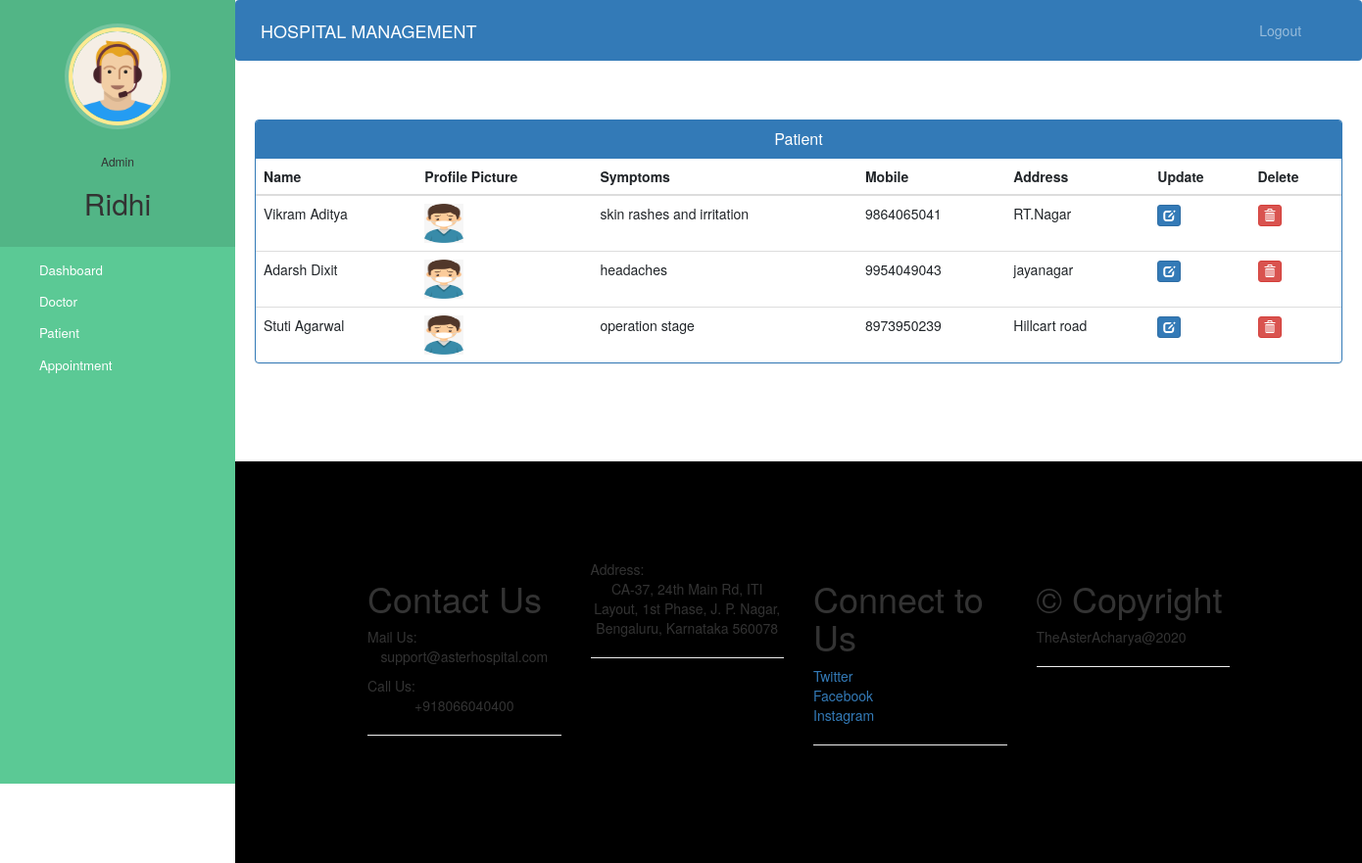
The page /admin-view-patient (signed in) on the database its author committed.
### hospital/models.py (models this page shows, shortened)
class Patient(models.Model):
    user=models.OneToOneField(User,on_delete=models.CASCADE)
    profile_pic= models.ImageField(upload_to='profile_pic/PatientProfilePic/',null=True,blank=True)
    address = models.CharField(max_length=40)
    mobile = models.CharField(max_length=20,null=False)
    symptoms = models.CharField(max_length=100,null=False)
    assignedDoctorId = models.PositiveIntegerField(null=True)
    admitDate=models.DateField(auto_now=True)
    status=models.BooleanField(default=False)
    @property
    def get_name(self):
        return self.user.first_name+" "+self.user.last_name

### hospital/views.py (the view)
# urls.py: path('admin-view-patient', views.admin_view_patient_view,name='admin-view-patient'),
@login_required(login_url='adminlogin')
@user_passes_test(is_admin)
def admin_view_patient_view(request):
    patients=models.Patient.objects.all().filter(status=True)
    return render(request,'hospital/admin_view_patient.html',{'patients':patients})

### hospital/views.py (called while the page is built)
def is_admin(user):
    return user.groups.filter(name='ADMIN').exists()

### templates/hospital/admin_view_patient.html (shortened to what this page needs)
{% extends 'hospital/admin_base.html' %}
{% block content %}
{%load static%}
<head>
  <link href="//netdna.bootstrapcdn.com/bootstrap/3.0.0/css/bootstrap.min.css" rel="stylesheet" id="bootstrap-css">
</head>
<div class="container">
  <div class="panel panel-primary">
    <div class="panel-heading">
      <h6 class="panel-title">Patient</h6>
    </div>
    <table class="table table-hover" id="dev-table">
      <thead>
        <tr>
          <th>Name</th>
          <th>Profile Picture</th>
          <th>Symptoms</th>
          <th>Mobile</th>
          <th>Address</th>
          <th>Update</th>
          <th>Delete</th>
        </tr>
      </thead>
      {% for p in patients %}
      <tr>
        <td> {{p.get_name}}</td>
        <td> <img src="{% static p.profile_pic.url %}" alt="Profile Pic" height="40px" width="40px" /></td>
        <td>{{p.symptoms}}</td>
        <td>{{p.mobile}}</td>
        <td>{{p.address}}</td>
        <td><a class="btn btn-primary btn-xs" href="{% url 'update-patient' p.id  %}"><span class="glyphicon glyphicon-edit"></span></a></td>
        <td><a class="btn btn-danger btn-xs" href="{% url 'delete-patient-from-hospital' p.id  %}"><span class="glyphicon glyphicon-trash"></span></a></td>
      </tr>
      {% endfor %}
    </table>
  </div>
</div>
{% endblock content %}

### templates/hospital/admin_base.html (shortened to what this page needs)
<!DOCTYPE html>
{% load static %}
<html lang="en">
<head>
  <link rel="stylesheet" href="https://stackpath.bootstrapcdn.com/bootstrap/4.3.1/css/bootstrap.min.css">
  <link rel="stylesheet" href="https://maxcdn.bootstrapcdn.com/font-awesome/4.7.0/css/font-awesome.min.css">
  <link rel="stylesheet" href="{% static '/style.css' %}">
</head>
<body>
  <nav class="menu" tabindex="0">
    <header class="avatar">
      <img src="{% static "images/adminpropic.png" %}" />
      <br><br>
      <h6>Admin</h6>
      <h2>{{request.user.first_name}}</h2>
    </header>
    <ul>
      <li tabindex="0" class="icon-dashboard"> <a style="color:white; text-decoration:none;" href="/admin-dashboard"><span>Dashboard</span></a> </li>
      <li tabindex="0" class="icon-customers"> <a style="color:white; text-decoration:none;" href="/admin-doctor"><span>Doctor</span></a></li>
      <li tabindex="0" class="icon-users"> <a style="color:white; text-decoration:none;" href="/admin-patient"><span>Patient</span></a></li>
      <li tabindex="0" class="icon-calendar"> <a style="color:white; text-decoration:none;" href="/admin-appointment"><span>Appointment</span></a></li>
    </ul>
  </nav>
  <main>
    <div class="bs-example">
      <nav class="navbar navbar-expand-md  navbar-dark fixed-top" style="background:#337AB7;">
        <a href="/admin-dashboard" class="navbar-brand">HOSPITAL MANAGEMENT</a>
        <div class="collapse navbar-collapse justify-content-between" id="navbarCollapse">
          <div class="navbar-nav" style=" margin-left: 90%;">
            <a href="/logout" class="nav-item nav-link">Logout</a>
          </div>
        </div>
      </nav>
    </div>
    <br><br>
    {% block content %}
    {% endblock content %}
    <br><br><br><br>
    <footer>
      <div class="container">
        <div class="row">
      <section id="Contact" class="col-12 col-sm-6 col-md-4 col-lg-3">
        <h1>Contact Us</h1>
          <span>Mail Us:</span><br>
        <p>support@asterhospital.com</p>
        <span>Call Us:</span><br>
          <p>+918066040400</p><hr>
      </section>
      <section id="Store" class="col-12 col-sm-6 col-md-4 col-lg-3">
        <span>Address:</span><br>
          <p>CA-37, 24th Main Rd, ITI Layout, 1st Phase, J. P. Nagar, Bengaluru, Karnataka 560078</p><hr>
      </section>
      <section id="Connect" class="col-12 col-sm-6 col-md-4 col-lg-3">
        <h1>Connect to Us</h1>
          <span><a href="#">Twitter</a></span><br>
          <span><a href="#">Facebook</a></span><br>
          <span><a href="#">Instagram</a></span><br><hr>
      </section>
      <section id="Connect" class="col-12 col-sm-6 col-md-4 col-lg-3">
        <h1>&copy; Copyright</h1>
          <span>TheAsterAcharya@2020</span><br><hr>
      </section>
        </div>
      </div>
    </footer>
  </main>
</body>
</html>

### static/style.css (style rules this page uses)
body { padding-left: 240px; }
main { position: relative; height: 100vh; }
.menu { background: #5bc995; height: 100vh; width: 240px; position: fixed; top: 0px; left: 0; z-index: 5; outline: none; }
.menu .avatar { background: rgba(0, 0, 0, 0.1); padding: 2em 0.5em; text-align: center; }
.menu .avatar img { width: 100px; border-radius: 50%; overflow: hidden; border: 4px solid #ffea92; box-shadow: 0 0 0 4px rgba(255, 255, 255, 0.2); }
.menu .avatar h2 { font-weight: normal; margin-bottom: 0; }
.menu ul { list-style: none; padding: 0.5em 0; margin: 0; }
.menu ul li { padding: 0.5em 1em 0.5em 3em; font-size: 0.95em; font-weight: regular; background-repeat: no-repeat; background-position: left 15px center; background-size: auto 20px; transition: all 0.15s linear; cursor: pointer; }
.menu ul li.icon-dashboard { background-image: url("http://www.entypo.com/images//gauge.svg"); }
.menu ul li.icon-customers { background-image: url("http://www.entypo.com/images//briefcase.svg"); }
.menu ul li.icon-users { background-image: url("http://www.entypo.com/images//users.svg"); }
.menu ul li.icon-calendar { background-image: url("http://www.entypo.com/images//calendar.svg"); }

### templates/hospital/admin_base.html (style rules this page uses)
a:link { text-decoration: none; }
a { color: white; }
footer { padding: 0px 0px 0px 0px; background-color: black; margin: 0px; }
p { text-align: center; }
body { padding-left: 240px; }
main { position: relative; height: 100vh; }
.menu { background: #5bc995; height: 100vh; width: 240px; position: fixed; top: 0px; left: 0; z-index: 5; outline: none; }
.menu .avatar { background: rgba(0, 0, 0, 0.1); padding: 2em 0.5em; text-align: center; }
.menu .avatar img { width: 100px; border-radius: 50%; overflow: hidden; border: 4px solid #ffea92; box-shadow: 0 0 0 4px rgba(255, 255, 255, 0.2); }
.menu .avatar h2 { font-weight: normal; margin-bottom: 0; }
.menu ul { list-style: none; padding: 0.5em 0; margin: 0; }
.menu ul li { padding: 0.5em 1em 0.5em 3em; font-size: 0.95em; font-weight: regular; background-repeat: no-repeat; background-position: left 15px center; background-size: auto 20px; transition: all 0.15s linear; cursor: pointer; }
.menu ul li.icon-dashboard { background-image: url("http://www.entypo.com/images//gauge.svg"); }
.menu ul li.icon-customers { background-image: url("http://www.entypo.com/images//briefcase.svg"); }
.menu ul li.icon-users { background-image: url("http://www.entypo.com/images//users.svg"); }
.menu ul li.icon-calendar { background-image: url("http://www.entypo.com/images//calendar.svg"); }

### templates/hospital/admin_view_patient.html (style rules this page uses)
a:link { text-decoration: none; }
h6 { text-align: center; }
.row { margin: 100px; }

### rows shown on the page
Patient: get_name "Vikram Aditya", profile_pic (picture), symptoms "skin rashes and irritation", mobile "9864065041", address "RT.Nagar"
Patient: get_name "Adarsh Dixit", profile_pic (picture), symptoms "headaches", mobile "9954049043", address "jayanagar"
Patient: get_name "Stuti Agarwal", profile_pic (picture), symptoms "operation stage", mobile "8973950239", address "Hillcart road"

### other values the page prints
{{ request.user.first_name }} "Ridhi"
